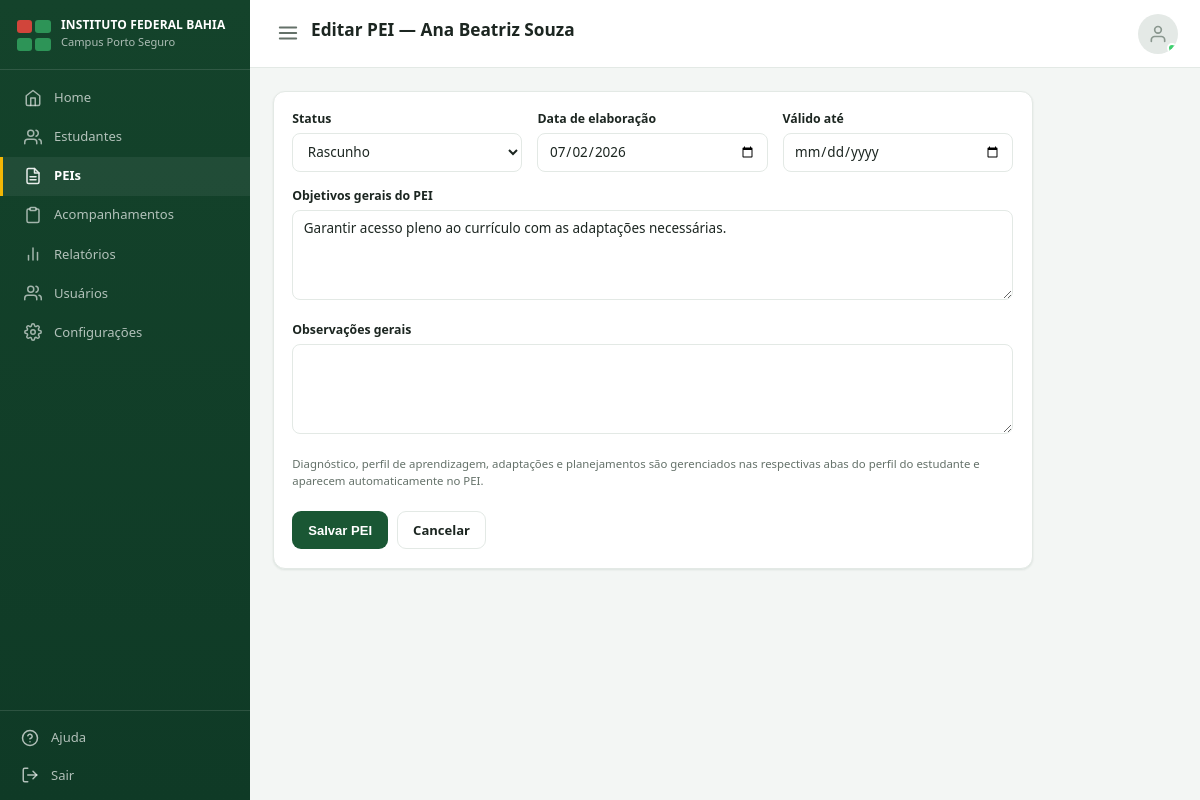
Page /pei/4/editar/ (signed in) on the committed database.
### estudantes/models.py (models this page shows, shortened)
class Estudante(models.Model):
    class Necessidade(models.TextChoices):
        DEFICIENCIA_INTELECTUAL = 'deficiencia_intelectual', 'Deficiência Intelectual'
        DEFICIENCIA_FISICA = 'deficiencia_fisica', 'Deficiência Física'
        BAIXA_VISAO = 'baixa_visao', 'Baixa Visão'
        CEGUEIRA = 'cegueira', 'Cegueira'
        SURDEZ = 'surdez', 'Surdez/Deficiência Auditiva'
        TEA = 'tea', 'Transtorno do Espectro Autista (TEA)'
        TDAH = 'tdah', 'TDAH'
        ALTAS_HABILIDADES = 'altas_habilidades', 'Altas Habilidades/Superdotação'
        OUTROS = 'outros', 'Outros'
    nome_completo = models.CharField('Nome completo', max_length=150)
    data_nascimento = models.DateField('Data de nascimento', null=True, blank=True)
    matricula = models.CharField('Matrícula', max_length=30, unique=True)
    curso = models.CharField('Curso', max_length=150, blank=True)
    turma = models.CharField('Turma', max_length=50, blank=True)
    campus = models.CharField('Campus', max_length=100, default='Porto Seguro')
    telefone = models.CharField('Telefone do estudante', max_length=20, blank=True)
    email = models.EmailField('E-mail do estudante', blank=True)
    responsavel_nome = models.CharField('Nome do responsável', max_length=150, blank=True)
    responsavel_telefone = models.CharField('Telefone do responsável', max_length=20, blank=True)
    foto = models.ImageField('Foto', upload_to='estudantes/fotos/', null=True, blank=True)
    necessidade_especifica = models.CharField(
        'Necessidade específica', max_length=30, choices=Necessidade.choices,
        default=Necessidade.OUTROS,
    )
    descricao_necessidade = models.TextField('Descrição da necessidade', blank=True)
    professor_responsavel = models.ForeignKey(
        settings.AUTH_USER_MODEL, on_delete=models.SET_NULL, null=True, blank=True,
        related_name='estudantes_responsavel', verbose_name='Professor(a) AEE responsável',
    )
    ativo = models.BooleanField('Ativo', default=True)
    criado_por = models.ForeignKey(
        settings.AUTH_USER_MODEL, on_delete=models.SET_NULL, null=True, blank=True,
        related_name='estudantes_cadastrados',
    )
    criado_em = models.DateTimeField(auto_now_add=True)
    atualizado_em = models.DateTimeField(auto_now=True)
    class Meta:
        verbose_name = 'Estudante'
        verbose_name_plural = 'Estudantes'
        ordering = ['nome_completo']

### pei/models.py (models this page shows, shortened)
class PEI(models.Model):
    class Status(models.TextChoices):
        RASCUNHO = 'rascunho', 'Rascunho'
        EM_ELABORACAO = 'em_elaboracao', 'Em elaboração'
        VIGENTE = 'vigente', 'Vigente'
        VENCIDO = 'vencido', 'Vencido'
        CONCLUIDO = 'concluido', 'Concluído'
    estudante = models.OneToOneField(
        'estudantes.Estudante', on_delete=models.CASCADE, related_name='pei',
    )
    status = models.CharField(max_length=20, choices=Status.choices, default=Status.RASCUNHO)
    data_elaboracao = models.DateField('Data de elaboração', default=timezone.localdate)
    data_validade = models.DateField('Válido até', null=True, blank=True)
    responsavel_elaboracao = models.ForeignKey(
        settings.AUTH_USER_MODEL, on_delete=models.SET_NULL, null=True, blank=True,
        related_name='peis_elaborados',
    )
    objetivos_gerais = models.TextField('Objetivos gerais do PEI', blank=True)
    observacoes_gerais = models.TextField('Observações gerais', blank=True)
    criado_em = models.DateTimeField(auto_now_add=True)
    atualizado_em = models.DateTimeField(auto_now=True)
    class Meta:
        verbose_name = 'PEI'
        verbose_name_plural = 'PEIs'
        ordering = ['-atualizado_em']

### pei/views.py (the view)
# urls.py: path('<int:pk>/editar/', views.pei_update, name='update'),
@coordenacao_required
def pei_update(request, pk):
    estudante = get_object_or_404(Estudante, pk=pk)
    instance = getattr(estudante, 'pei', None)
    if request.method == 'POST':
        form = PEIForm(request.POST, instance=instance)
        if form.is_valid():
            pei = form.save(commit=False)
            pei.estudante = estudante
            if not pei.responsavel_elaboracao_id:
                pei.responsavel_elaboracao = request.user
            pei.save()
            messages.success(request, 'PEI salvo com sucesso.')
            return redirect('pei:detail', pk=pk)
    else:
        form = PEIForm(instance=instance)
    return render(request, 'pei/pei_form.html', {'form': form, 'estudante': estudante, 'novo': instance is None})

### pei/forms.py
class PEIForm(forms.ModelForm):
    class Meta:
        model = PEI
        fields = ['status', 'data_elaboracao', 'data_validade', 'objetivos_gerais', 'observacoes_gerais']
        widgets = {
            'status': forms.Select(attrs={'class': INPUT}),
            'data_elaboracao': forms.DateInput(attrs={'class': INPUT, 'type': 'date'}, format='%Y-%m-%d'),
            'data_validade': forms.DateInput(attrs={'class': INPUT, 'type': 'date'}, format='%Y-%m-%d'),
            'objetivos_gerais': forms.Textarea(attrs={'class': INPUT, 'rows': 4}),
            'observacoes_gerais': forms.Textarea(attrs={'class': INPUT, 'rows': 4}),
        }

### accounts/models.py (called while the page is built)
    @property
    def is_coordenacao(self):
        return self.perfil == self.Perfil.COORDENACAO

### dashboard/templatetags/icons.py (called while the page is built)
@register.simple_tag
def icon(name, size=18, css_class=''):
    path = PATHS.get(name, '')
    extra = f' {css_class}' if css_class else ''
    return mark_safe(
        f'<svg xmlns="http://www.w3.org/2000/svg" width="{size}" height="{size}" viewBox="0 0 24 24" '
        f'fill="none" stroke="currentColor" stroke-width="2" stroke-linecap="round" '
        f'stroke-linejoin="round" class="icon-svg{extra}">{path}</svg>'
    )

### templates/pei/pei_form.html (shortened to what this page needs)
{% extends 'base.html' %}
{% block page_title %}{% if novo %}Elaborar PEI{% else %}Editar PEI{% endif %} — {{ estudante.nome_completo }}{% endblock %}
{% block content %}
<div class="card" style="max-width:760px">
  <form method="post">
    <div class="form-row">
      <div class="form-group">
        <label for="{{ form.status.id_for_label }}">Status</label>
        {{ form.status }}
      </div>
      <div class="form-group">
        <label for="{{ form.data_elaboracao.id_for_label }}">Data de elaboração</label>
        {{ form.data_elaboracao }}
      </div>
      <div class="form-group">
        <label for="{{ form.data_validade.id_for_label }}">Válido até</label>
        {{ form.data_validade }}
      </div>
    </div>
    <div class="form-group">
      <label for="{{ form.objetivos_gerais.id_for_label }}">Objetivos gerais do PEI</label>
      {{ form.objetivos_gerais }}
    </div>
    <div class="form-group">
      <label for="{{ form.observacoes_gerais.id_for_label }}">Observações gerais</label>
      {{ form.observacoes_gerais }}
    </div>
    <p class="form-help">
      Diagnóstico, perfil de aprendizagem, adaptações e planejamentos são gerenciados nas respectivas abas do perfil do estudante e aparecem automaticamente no PEI.
    </p>
    <div class="form-actions">
      <button type="submit" class="btn">Salvar PEI</button>
      <a class="btn btn-outline" href="{% url 'pei:detail' estudante.pk %}">Cancelar</a>
    </div>
  </form>
</div>
{% endblock %}

### static/css/style.css (style rules this page uses)
:root { --verde-900: #0f3a26; --verde-800: #14432b; --verde-700: #1a5734; --verde-600: #227a45; --verde-500: #2d9457; --verde-100: #e6f4ec; --verde-50: #f2faf5; --roxo: #7c6fe0; --amarelo: #f2b705; --azul: #3b82c4; --cinza-cat: #a2ada7; --bg: #f3f6f4; --card-bg: #ffffff; --text: #1c2621; --text-muted: #647169; --border: #e3e9e5; --danger: #d1453b; --danger-bg: #fbe9e7; --warning: #b8860b; --warning-bg: #fff6e0; --sucesso: #1a5734; --sucesso-bg: #e6f4ec; --radius: 12px; --shadow: 0 1px 2px rgba(15, 58, 38, 0.05), 0 1px 3px rgba(15, 58, 38, 0.05); --sidebar-w: 250px; --laranja: #d98a1f; --laranja-bg: #fdf1e0; }
* { box-sizing: border-box; }
.icon-svg { display: inline-block; vertical-align: middle; flex-shrink: 0; }
.btn .icon-svg, .quick-link .icon-svg, .topbar-profile .icon-svg { display: block; }
html, body { margin: 0; padding: 0; background: var(--bg); color: var(--text); font-family: "Segoe UI", Roboto, -apple-system, BlinkMacSystemFont, Arial, sans-serif; font-size: 15px; line-height: 1.5; }
a { color: var(--verde-700); text-decoration: none; }
p { margin: 0 0 .75em; }
.sidebar-nav a .icon-svg { flex-shrink: 0; opacity: .9; }
.card { background: var(--card-bg); border: 1px solid var(--border); border-radius: var(--radius); box-shadow: var(--shadow); padding: 1.25rem; }
.btn { display: inline-flex; align-items: center; gap: .4rem; padding: .55rem 1rem; border-radius: 9px; border: 1px solid transparent; font-size: .87rem; font-weight: 600; cursor: pointer; text-decoration: none; background: var(--verde-700); color: #fff; }
.btn-outline { background: transparent; border-color: var(--border); color: var(--text); }
label { display: block; font-size: .82rem; font-weight: 600; margin-bottom: .3rem; color: var(--text); }
.form-control { width: 100%; padding: .55rem .7rem; border: 1px solid var(--border); border-radius: 8px; font-size: .9rem; background: #fff; color: var(--text); font-family: inherit; }
textarea.form-control { resize: vertical; }
.form-row { display: grid; grid-template-columns: repeat(auto-fit, minmax(220px, 1fr)); gap: 1rem; }
.form-group { margin-bottom: 1rem; }
.form-help { font-size: .76rem; color: var(--text-muted); margin-top: .25rem; }
.form-actions { display: flex; gap: .6rem; margin-top: 1.5rem; }

### rows in the picture
Estudante: nome_completo "Ana Beatriz Souza"
PEI: status "Rascunho", data_elaboracao "07/02/2026", objetivos_gerais "Garantir acesso pleno ao currículo com as adaptações necessárias."
